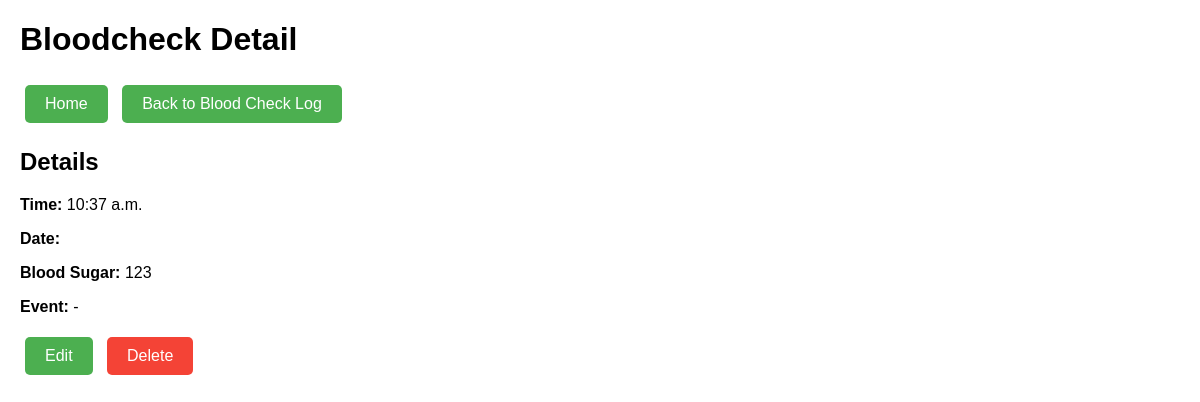
Page /bloodcheck/9/ (signed in) on the committed database.
### diabetes/models.py (models this page shows)
class Bloodcheck(models.Model):
    user = models.ForeignKey(settings.AUTH_USER_MODEL,
                             on_delete=models.CASCADE)
    bloodsugar = models.PositiveIntegerField(
        null=True, blank=True)
    time = models.TimeField(null=False, blank=False)
    date = models.DateField(null=False, blank=False)
    event = models.CharField(max_length=30, null=True, blank=True)

### diabetes/views.py (the view)
# urls.py: path('bloodcheck/<int:id>/', views.bloodcheck_detail, name='bloodcheck_detail'),
@login_required
def bloodcheck_detail(request, id):
    instance = get_object_or_404(Bloodcheck, id=id)
    if instance.user != request.user:
        return HttpResponseForbidden()
    jalali_date = date2jalali(instance.date).strftime("%Y/%m/%d")
    context = {
        'instance': instance,
        'type': 'Bloodcheck',
        'jalali_date': jalali_date,
    }
    return render(request, 'diabetes/instance_detail.html', context)

### diabetes/templates/diabetes/instance_detail.html (shortened to what this page needs)
<!DOCTYPE html>
<html lang="en">
  <head>
  </head>
  <body>
    <h1>{{ type }} Detail</h1>
    <a href="{% url 'home' %}" class="nav-button">Home</a>
    {% if type == "InsulinInjection" or type == "Food" %}
    <a href="{% url 'insulin-food-list' %}" class="nav-button"
      >Back to Insulin/Food Log</a
    >
    {% elif type == "Bloodcheck" %}
    <a href="{% url 'bloodcheck_list' %}" class="nav-button"
      >Back to Blood Check Log</a
    >
    {% endif %}
    <h2>Details</h2>
    <p><strong>Time:</strong> {{ instance.time }}</p>
    <p><strong>Date:</strong> {{ jalali_date }}</p>
    {% if type == "InsulinInjection" %}
    <p><strong>Insulin Type:</strong> {{ instance.insulin_type }}</p>
    <p><strong>Insulin Dose:</strong> {{ instance.insulin_dose }}</p>
    <p><strong>Injection Site:</strong> {{ instance.injection_site }}</p>
    {% elif type == "Food" %}
    <p><strong>Food:</strong> {{ instance.food|default:"-" }}</p>
    <p><strong>Carbs:</strong> {{ instance.carbs|default:"-" }}</p>
    {% elif type == "Bloodcheck" %}
    <p><strong>Blood Sugar:</strong> {{ instance.bloodsugar|default:"-" }}</p>
    <p><strong>Event:</strong> {{ instance.event|default:"-" }}</p>
    {% endif %} {% if type == "InsulinInjection" %}
    <a href="{% url 'insulin_edit' id=instance.id %}" class="nav-button"
      >Edit</a
    >
    <a
      href="{% url 'insulin_delete' id=instance.id %}"
      class="nav-button delete-button"
      >Delete</a
    >
    {% elif type == "Bloodcheck" %}
    <a href="{% url 'bloodcheck_edit' id=instance.id %}" class="nav-button"
      >Edit</a
    >
    <a
      href="{% url 'bloodcheck_delete' id=instance.id %}"
      class="nav-button delete-button"
      >Delete</a
    >
    {% endif %}
  </body>
</html>

### diabetes/templates/diabetes/instance_detail.html (style rules this page uses)
body { font-family: Arial, sans-serif; margin: 20px; }
.nav-button { display: inline-block; padding: 10px 20px; margin: 5px; background-color: #4caf50; color: white; text-decoration: none; border-radius: 5px; }
.delete-button { background-color: #f44336; }

### rows in the picture
Bloodcheck: time "10:37 a.m.", bloodsugar "123", event "-"

### other values in the picture
{{ type }} "Bloodcheck"
